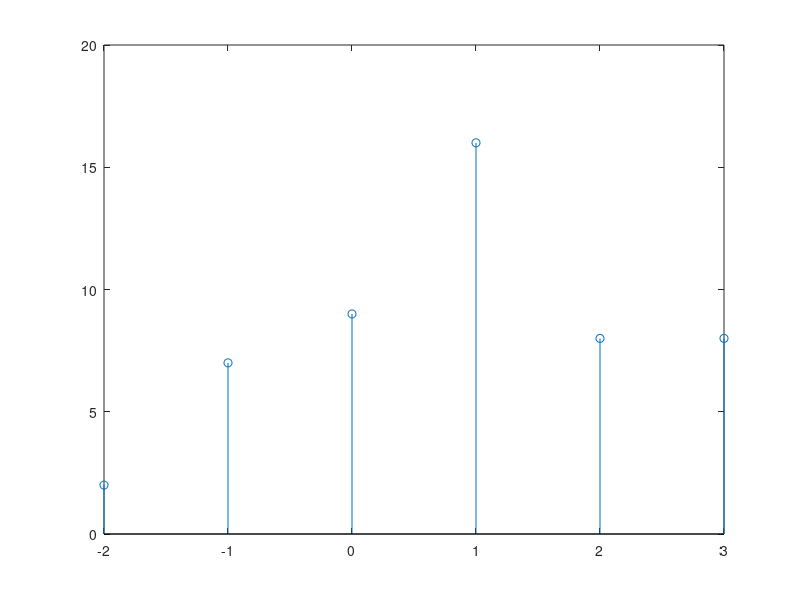

This figure's MATLAB source:
clc;
clear all;
close all;

%x = input('Enter the first sequence');
%y = input('Enter the second sequence');
%Input Formet: [1 3 7 4 9 5]

x = [1 3 2 4];
y = [2 1 2];

yNeg = [];

for i = length(y):-1:1
  yNeg = [yNeg y(i)];
end

z = [];
for i = 1:length(x)
  temp = yNeg.*x(i);
  z = [z;temp];
end

ans = [];
[r c] = size(z);
start = 2;
endIndex = r+c;
sum = 0;
while(start <= endIndex)
  for i = 1:r
    for j = 1:c
      if ((i+j)==start)
        sum = sum + z(i,j);
      endif
    endfor
  endfor
  ans = [ans sum];
  sum = 0;
  start = start + 1;
end

disp(ans);
n = -(length(y)-1):length(x)-1;
stem(n, ans);


